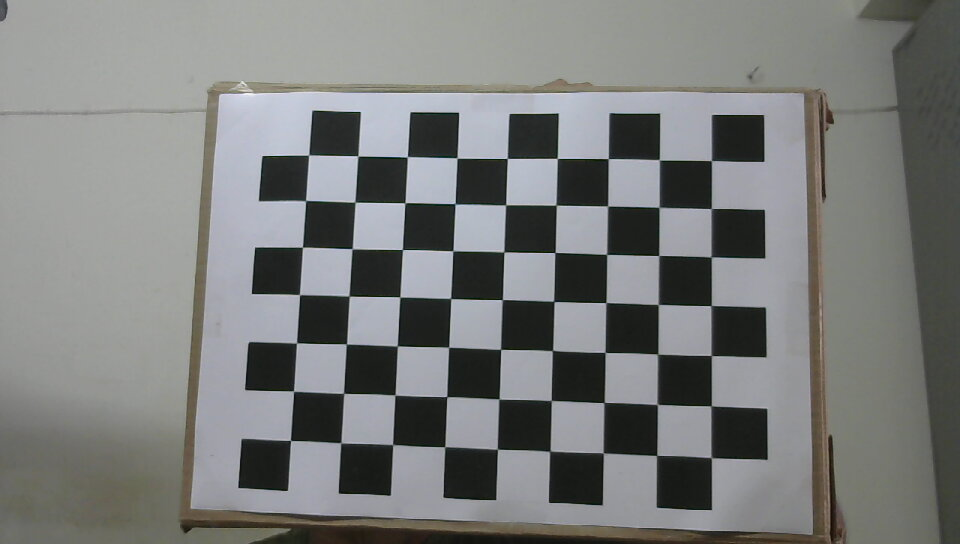
#> input picture Intel Realsense/Pictures/Webcam/webcam_1.jpg, 960 x 544 px; its folder holds 5 pictures in this run
$ python camera_calibration.py
#> lines starting #> are read from the running program, lines starting #| are printed output that depends on the picture; after the words box and inside, x2 and y2 are one past the last pixel; in counts of white or black regions, pixels touching at a corner belong together
import numpy as np
import cv2 as cv
import glob

chessboardSize = (9, 7)
frameSize = (1440, 1080)


criteria = (cv.TERM_CRITERIA_EPS + cv.TERM_CRITERIA_MAX_ITER, 30, 0.001)

objp = np.zeros((chessboardSize[0] * chessboardSize[1], 3), np.float32)
objp[:, :2] = np.mgrid[0:chessboardSize[0],
                       0:chessboardSize[1]].T.reshape(-1, 2)

objpoints = []
imgpoints = []

images = glob.glob('/home/bhaswanth/Pictures/Webcam/webcam_*')

for fname in images:
    img = cv.imread(fname)
#> img is the input picture: shape (544, 960, 3); mean B, G, R 122.8, 123.9, 122.4
    gray = cv.cvtColor(img, cv.COLOR_BGR2GRAY)

    ret, corners = cv.findChessboardCorners(gray, chessboardSize, None)
#> ret = True; corners = 63 rows, first 8: [308.5, 155.1], [357.8, 156.1], [407.3, 156.6], [456.9, 157.9], [507, 158.5], [557, 158.4], [608.3, 158.7], [658.8, 159.9]

    if ret == True:
        objpoints.append(objp)
        corners2 = cv.cornerSubPix(gray, corners, (11, 11), (-1, -1), criteria)
#> corners2 = 63 rows, first 8: [308.7, 155], [357.9, 155.9], [407.3, 156.8], [457, 158], [507.3, 158.4], [557.3, 158.4], [608.3, 158.6], [659.4, 159.9]
        imgpoints.append(corners2)

        cv.drawChessboardCorners(img, chessboardSize, corners2, ret)
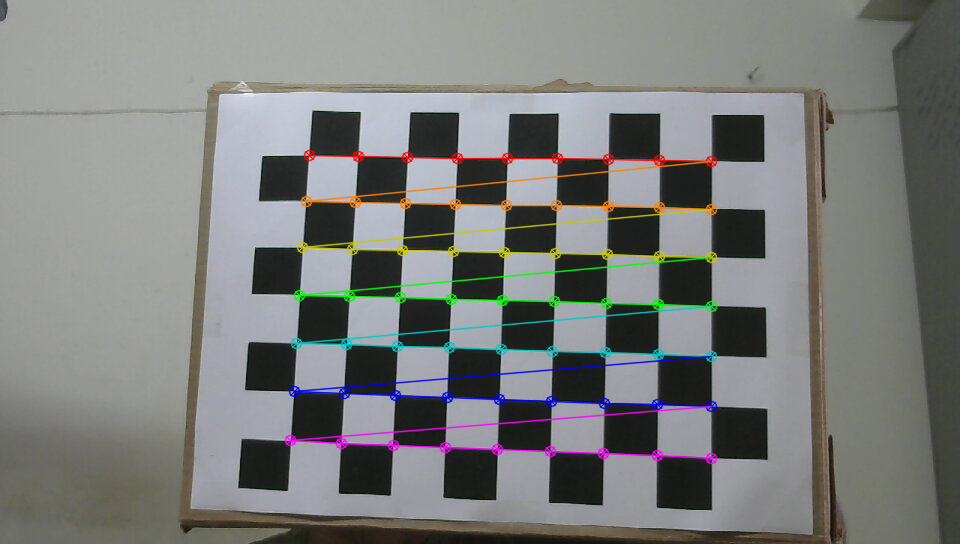
#> img: shape (544, 960, 3); 4.02% of pixels changed, all inside (x1, y1, x2, y2) = (284, 149, 718, 465)
#> pass 2 of the loop `for fname in images:`:
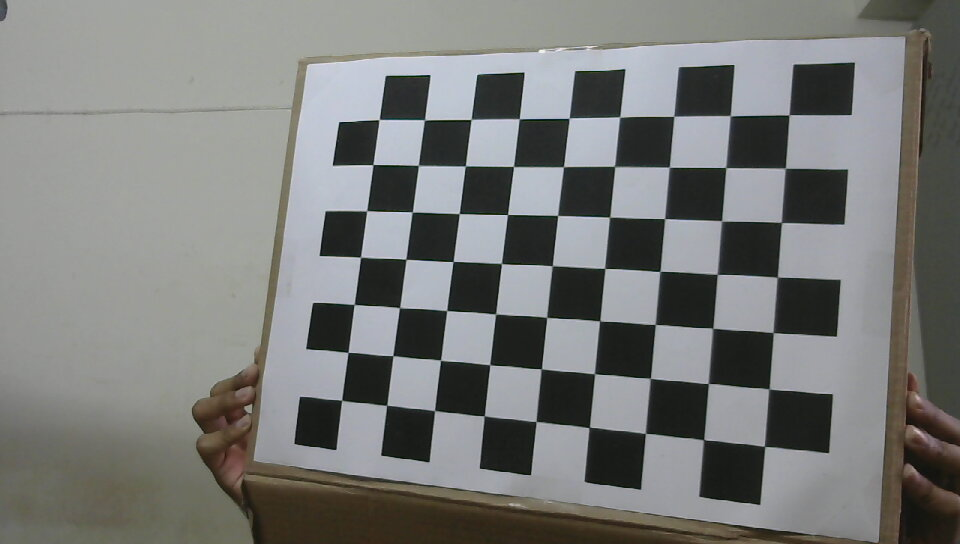
#> input picture Intel Realsense/Pictures/Webcam/webcam_2.jpg, 960 x 544 px
#> img is the input picture: shape (544, 960, 3); mean B, G, R 120.2, 122.1, 120.9
#> corners = 63 rows, first 8: [763.5, 445.9], [703.7, 439.4], [644.7, 432.8], [588.6, 427.5], [536, 421.5], [483.8, 415.9], [434.5, 410.3], [386.7, 404.7]
#> corners2 = 63 rows, first 8: [764.6, 446.5], [703.6, 439.9], [645.4, 433.4], [589.3, 427.4], [536.1, 421.5], [484.3, 415.9], [434.5, 410.6], [386.7, 405.4]
#> `cv.drawChessboardCorners(img, chessboardSize, corners2, ret)`:
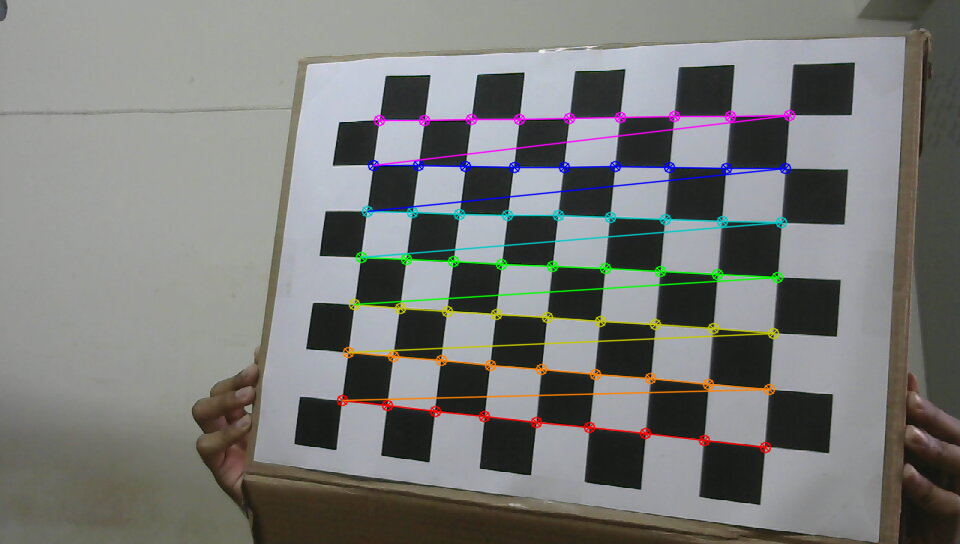
#> img: shape (544, 960, 3); 4.07% of pixels changed, all inside (x1, y1, x2, y2) = (336, 109, 796, 454)
#> pass 3 of the loop `for fname in images:`:
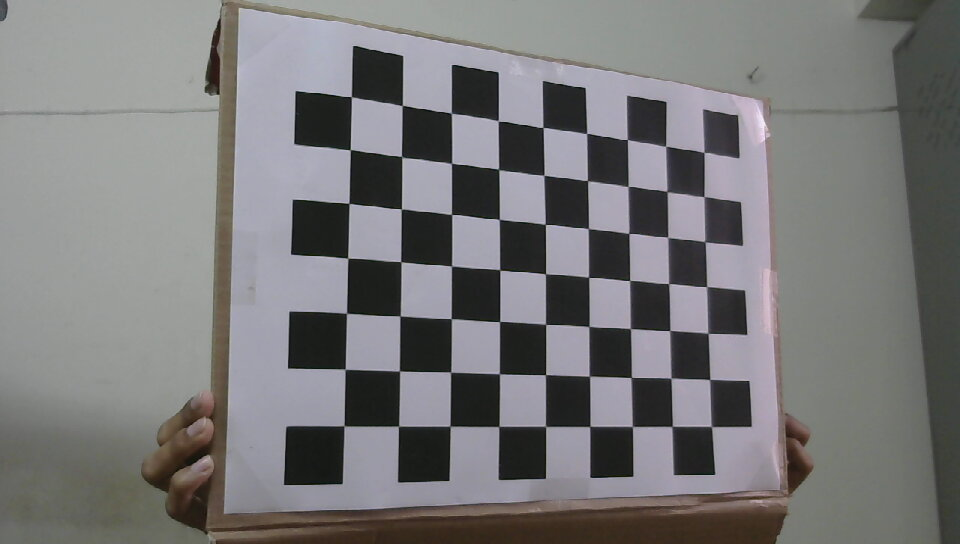
#> input picture Intel Realsense/Pictures/Webcam/webcam_3.jpg, 960 x 544 px
#> img is the input picture: shape (544, 960, 3); mean B, G, R 120.2, 119.3, 120.1
#> corners = 63 rows, first 8: [351.2, 96.86], [402.1, 105.5], [451.1, 112.9], [498, 121], [542.9, 127.3], [586.5, 133.6], [627.1, 139.5], [665.5, 146.5]
#> corners2 = 63 rows, first 8: [351.4, 96.66], [402.3, 105.4], [451.3, 113.2], [498.3, 120.9], [542.9, 127.5], [586.7, 133.4], [627.3, 139.7], [665.7, 146.3]
#> `cv.drawChessboardCorners(img, chessboardSize, corners2, ret)`:
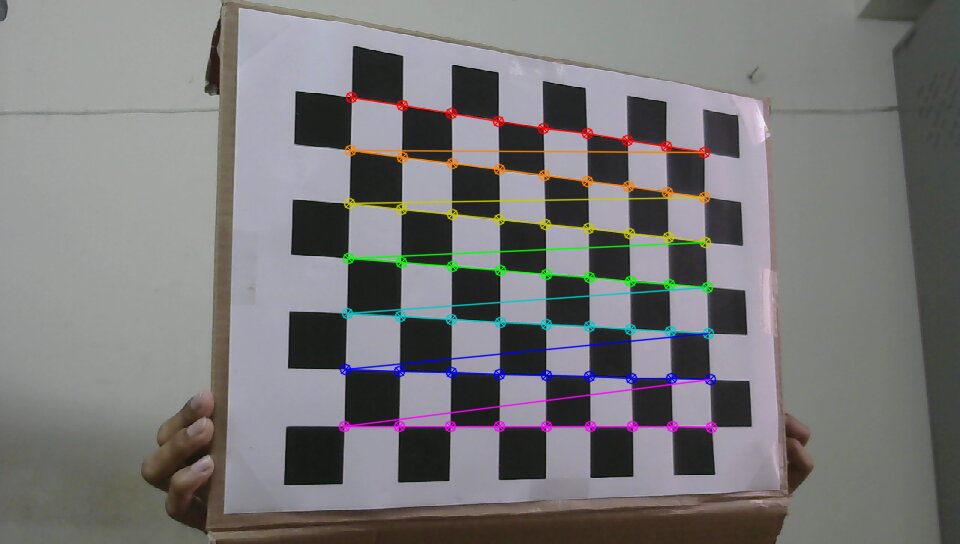
#> img: shape (544, 960, 3); 3.64% of pixels changed, all inside (x1, y1, x2, y2) = (338, 91, 718, 434)
#> the loop made 5 passes; the first 3 are shown
        # cv.imshow('img', img)
        # cv.waitKey(0)

ret, cameraMatrix, dist, rvecs, tvecs = cv.calibrateCamera(
    objpoints, imgpoints, frameSize, None, None)

print("Camera Calibrated", ret)
print("\nCamera Matrix:\n", cameraMatrix)
print("\nDistortion Parameters:\n", dist)
print("\nRotation Vectors:\n", rvecs)
print("\nTranslation Vectors:\n", tvecs)

img = cv.imread('/home/bhaswanth/Pictures/Webcam/webcam_test.jpg')
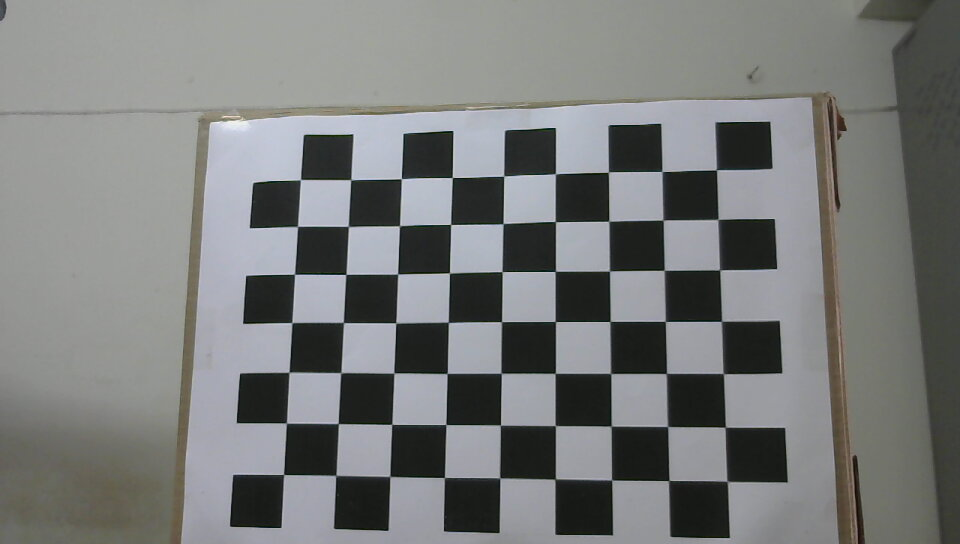
#> input picture Intel Realsense/Pictures/Webcam/webcam_test.jpg, 960 x 544 px, found by its file name
#> img is the input picture: shape (544, 960, 3); mean B, G, R 121.9, 122.6, 120.8

h,  w = img.shape[:2]
#> h = 544; w = 960
newCameraMatrix, roi = cv.getOptimalNewCameraMatrix(
    cameraMatrix, dist, (w, h), 1, (w, h))

dst = cv.undistort(img, cameraMatrix, dist, None, newCameraMatrix)
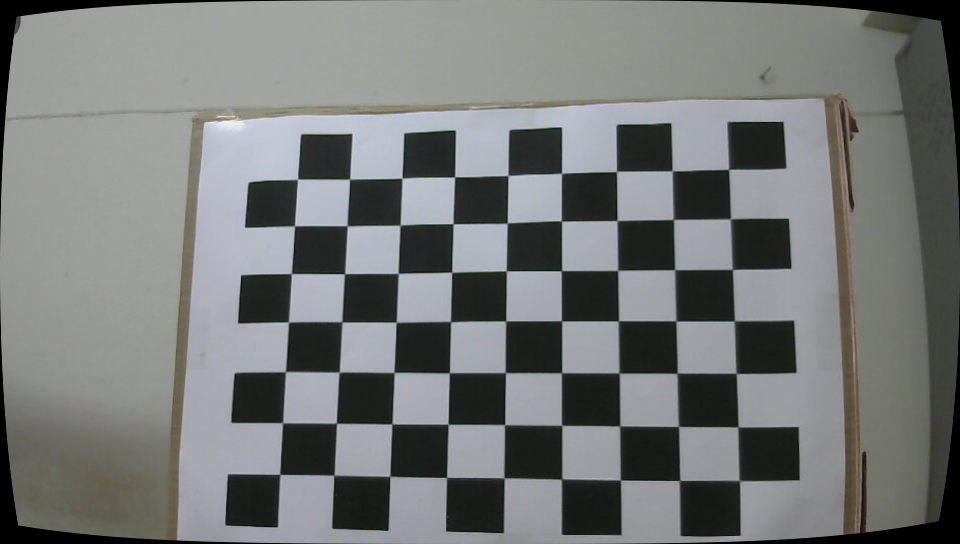
#> dst: shape (544, 960, 3); mean B, G, R 119.2, 119.6, 117.8

x, y, w, h = roi
cv.imwrite('caliResult0.jpg', dst)
dst = dst[y:y+h, x:x+w]
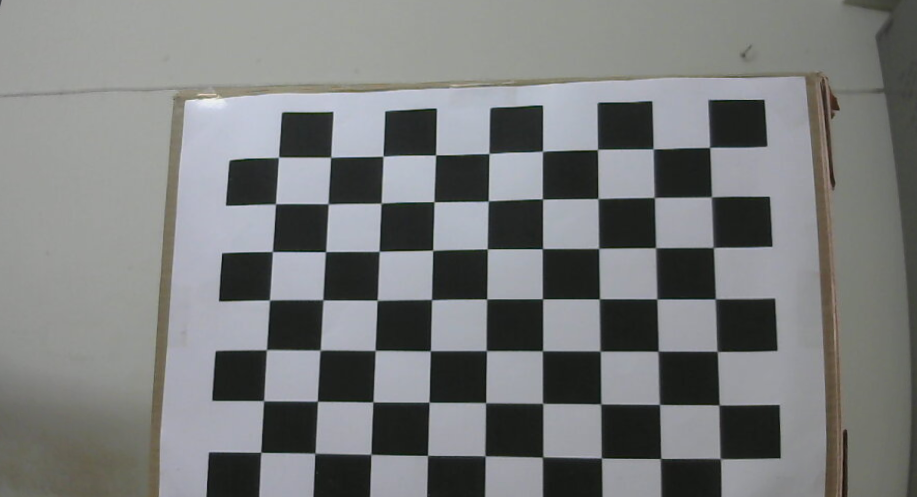
#> dst: shape (497, 917, 3); mean B, G, R 122.9, 123.1, 121.2
cv.imshow('img', img)
cv.imshow('Undistorted.jpg', dst)

dst = dst[y:y+h, x:x+w]
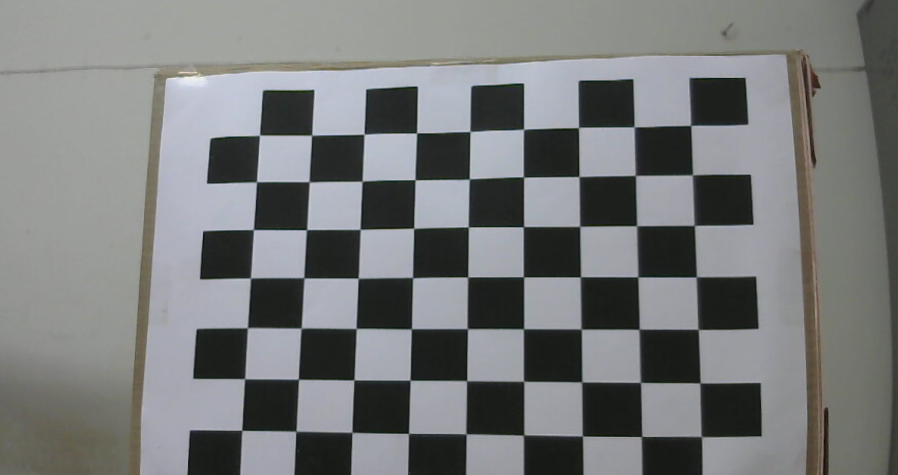
#> dst: shape (475, 898, 3); mean B, G, R 121.7, 121.5, 119.6
cv.imwrite('caliresult1.jpg', dst)

cv.waitKey(0)

mean_error = 0

for i in range(len(objpoints)):
    imgpoints2, _ = cv.projectPoints(
        objpoints[i], rvecs[i], tvecs[i], cameraMatrix, dist)
    error = cv.norm(imgpoints[i], imgpoints2, cv.NORM_L2)/len(imgpoints2)
    mean_error += error
print("total error: {}".format(mean_error/len(objpoints)))

cv.destroyAllWindows()
